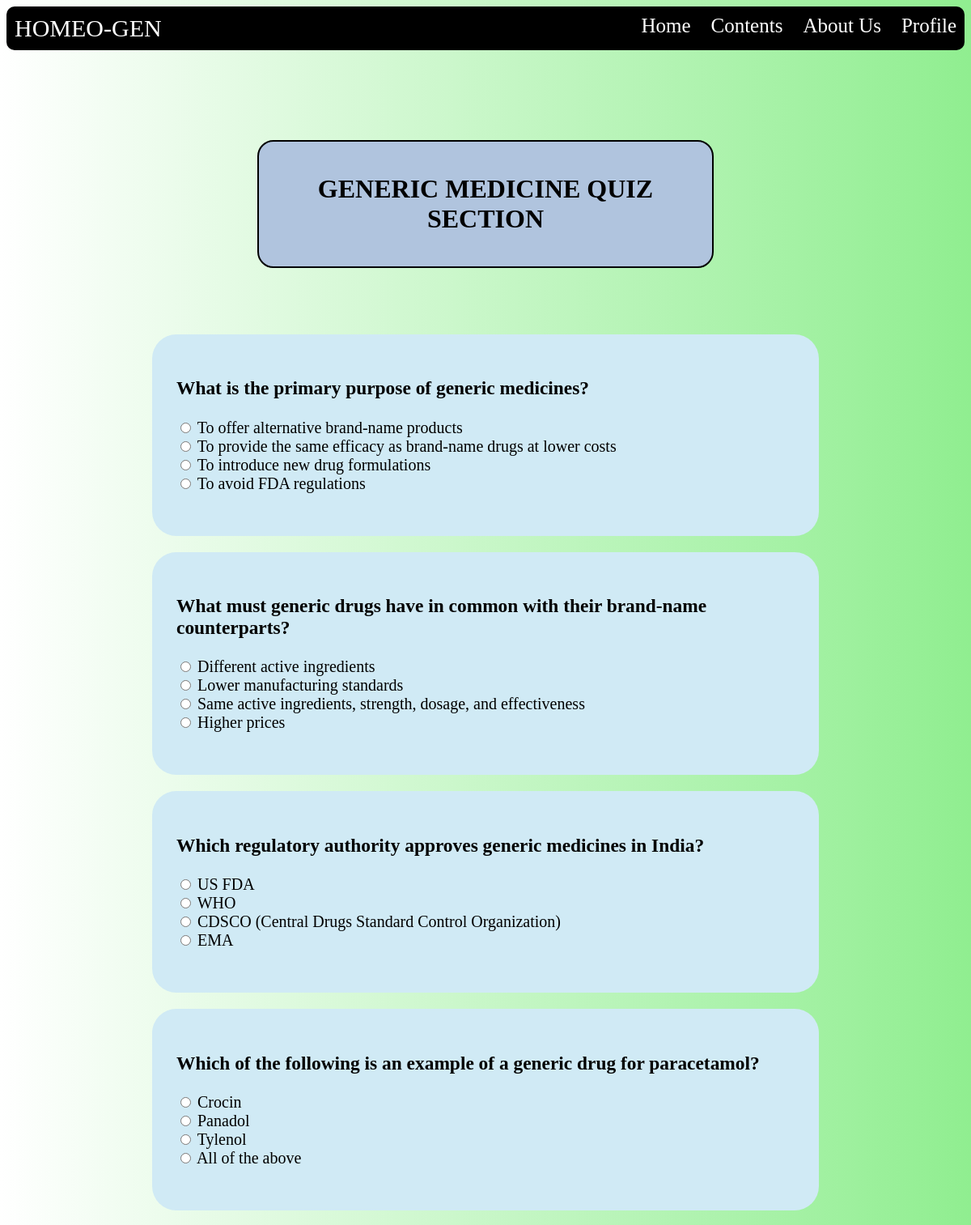
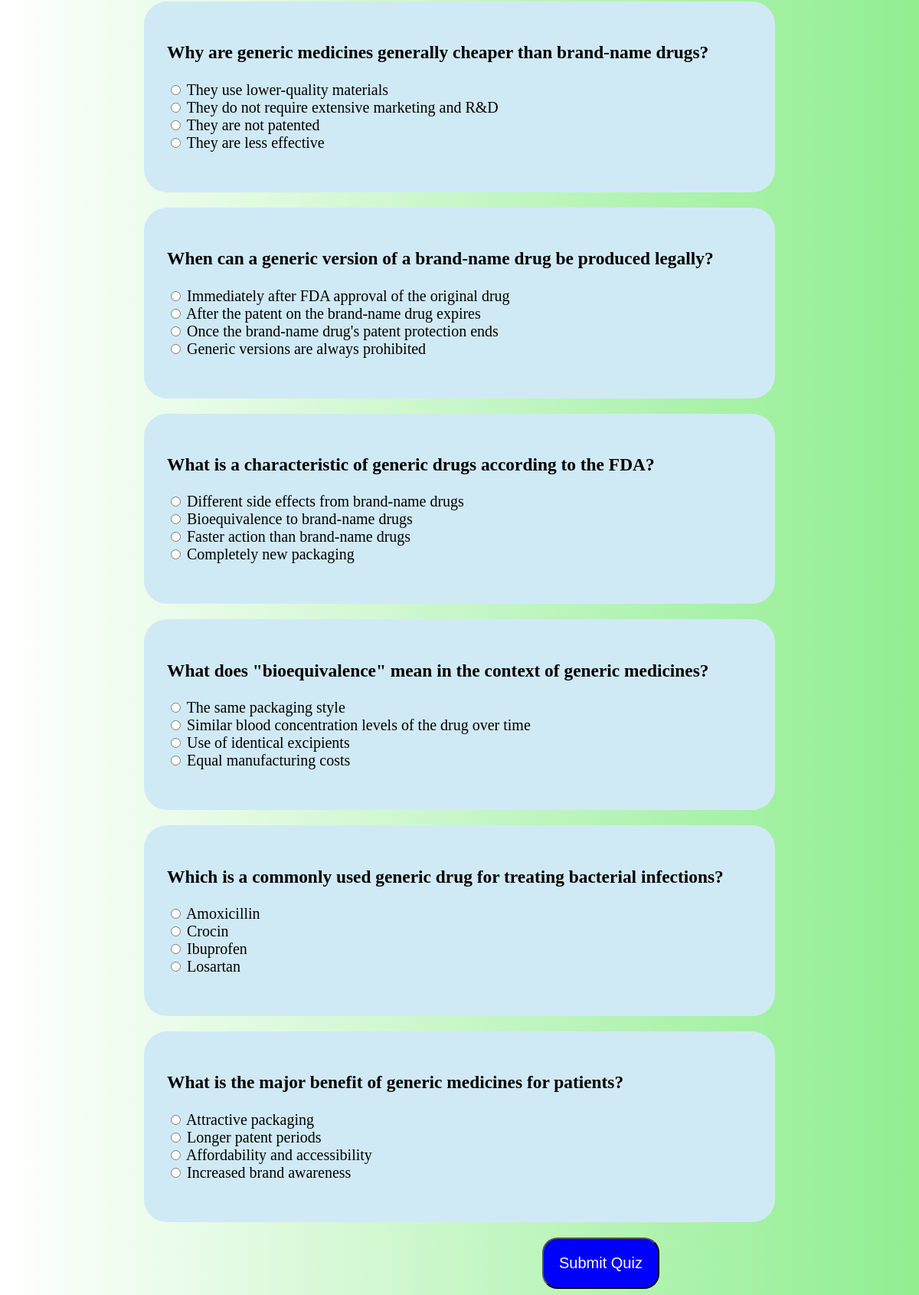
Page /gquiz.php on the committed database (2 pictures, top to bottom).
### tables this page shows
CREATE TABLE IF NOT EXISTS `questions2` (
`id` int(11) NOT NULL,
  `question` text,
  `option1` varchar(255) DEFAULT NULL,
  `option2` varchar(255) DEFAULT NULL,
  `option3` varchar(255) DEFAULT NULL,
  `option4` varchar(255) DEFAULT NULL,
  `correct_answer` varchar(255) DEFAULT NULL,
  `question_key` varchar(10) DEFAULT NULL
);

### gquiz.php (the view, shortened to what this page needs)
<?php
$servername = "localhost";
$username = "root";
$password = "";
$dbname = "homeopathy";
$conn = new mysqli($servername, $username, $password, $dbname);
$sql = "SELECT question_key, question, option1, option2, option3, option4, correct_answer FROM questions2";
$result = $conn->query($sql);
$questions = [];
if ($result->num_rows > 0) {
    while ($row = $result->fetch_assoc()) {
        $questions[$row["question_key"]] = [
            "question" => $row["question"],
            "options" => [
                $row["option1"],
                $row["option2"],
                $row["option3"],
                $row["option4"],
            ],
        ];
    }
} else {
    echo "0 results";
}
?>
<!DOCTYPE html>
<html lang="en">
<head>
</head>
<body>
     <div class="d">
        <div class="left-text">HOMEO-GEN</div>
        <div>
            <a class="a" href="home.php">Home</a>
        </div>
        <div>
            <a class="a" href="gridpage.html">Contents</a>
        </div>
        <div>
            <a class="a" href="aboutus.pdf">About Us</a>
        </div>
        <div>
            <a class="a" href="account.php">Profile</a>
        </div>
    </div>
    <div class="info">
        <h1>GENERIC MEDICINE QUIZ SECTION</h1>
    </div>
    <form method="POST" action="">
        <div class="grid">
            <?php foreach ($questions as $key => $questionData) { ?>
                <div class="g">
                    <h3><?php echo $questionData["question"]; ?></h3>
                    <?php foreach ($questionData["options"] as $option) { ?>
                        <input type="radio" name="<?php echo $key; ?>" value="<?php echo $option; ?>"> <?php echo $option; ?><br>
                    <?php } ?>
                    <br>
                </div>
            <?php } ?>
        </div>
        <button type="submit" name="submit">Submit Quiz</button>
    </form>
</body>
</html>

### gquiz.php (style rules this page uses)
.d { margin-bottom:50px; display: flex; gap:25px; background-color: black; padding: 10px; border-radius: 10px; justify-content: flex-end; }
.a { text-decoration: none; color:white; font-size: 25px; }
.left-text { color: white; font-size: 30px; margin-right: auto; }
body { background: linear-gradient(to left,lightgreen,white); }
.info { padding: 40px; border-radius: 20px; border: dashed solid black; }
.info h1 { background-color:lightsteelblue; padding: 40px; border-radius: 20px; text-align: center; margin-left:270px; margin-right:270px; border: solid black 2px; }
.g { background-color: rgb(208, 234, 245); text-align: left; padding: 30px; margin: 20px; border-radius: 30px; font-size: 20px; margin-left: 180px; margin-right: 180px; }
button { color:white; background-color: blue; padding: 20px; font-size: 20px; border-radius: 20px; margin-left: 700px; }

### rows in the picture
questions2: option1 "To offer alternative brand-name products", option3 "To introduce new drug formulations", option4 "To avoid FDA regulations"
questions2: option1 "Different active ingredients", option2 "Lower manufacturing standards", option4 "Higher prices"
questions2: option1 "US FDA", option2 "WHO", option4 "EMA"
questions2: option1 "Crocin", option2 "Panadol", option3 "Tylenol"
questions2: option1 "They use lower-quality materials", option3 "They are not patented", option4 "They are less effective"
questions2: option1 "Immediately after FDA approval of the original drug", option2 "After the patent on the brand-name drug expires", option4 "Generic versions are always prohibited"
questions2: option1 "Different side effects from brand-name drugs", option3 "Faster action than brand-name drugs", option4 "Completely new packaging"
questions2: option1 "The same packaging style", option3 "Use of identical excipients", option4 "Equal manufacturing costs"
questions2: option2 "Crocin", option3 "Ibuprofen", option4 "Losartan"
questions2: option1 "Attractive packaging", option2 "Longer patent periods", option4 "Increased brand awareness"

### other values in the picture
$questionData["question"] "What is the primary purpose of generic medicines?"
$option "To provide the same efficacy as brand-name drugs at lower costs"
$questionData["question"] "What must generic drugs have in common with their brand-name counterparts?"
$option "Same active ingredients, strength, dosage, and effectiveness"
$questionData["question"] "Which regulatory authority approves generic medicines in India?"
$option "CDSCO (Central Drugs Standard Control Organization)"
$questionData["question"] "Which of the following is an example of a generic drug for paracetamol?"
$option "All of the above"
$questionData["question"] "Why are generic medicines generally cheaper than brand-name drugs?"
$option "They do not require extensive marketing and R&D"
$questionData["question"] "When can a generic version of a brand-name drug be produced legally?"
$option "Once the brand-name drug's patent protection ends"
$questionData["question"] "What is a characteristic of generic drugs according to the FDA?"
$option "Bioequivalence to brand-name drugs"
$questionData["question"] "What does \"bioequivalence\" mean in the context of generic medicines?"
